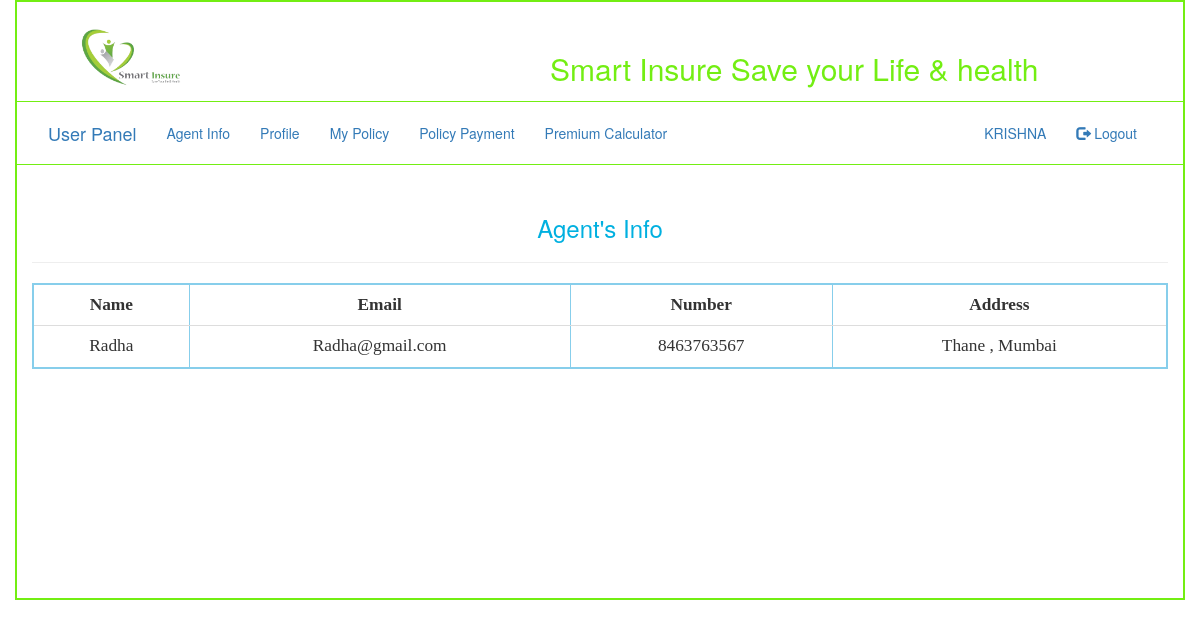
Screenshot of /user_profile/user_agent.php (signed in) with the database file from the repository.
### tables this page shows
CREATE TABLE `registration` (
  `id` int(11) NOT NULL,
  `name` varchar(50) NOT NULL,
  `email` varchar(50) NOT NULL,
  `password` varchar(30) NOT NULL,
  `num` varchar(12) NOT NULL,
  `userType` varchar(30) NOT NULL,
  `manager_name` varchar(50) NOT NULL,
  `agent_name` varchar(30) NOT NULL,
  `address` varchar(60) NOT NULL
);

### user_profile/user_agent.php (the view, shortened to what this page needs)
<?php
include "db.php";
?>
<!DOCTYPE html>
<html>
<head>
<link type="text/css" rel="stylesheet" href="../css/bootstrap.css"/>
</head>
<body>
<div class="container" style="border: 2px solid #73EE13; min-height: 600px">
	<div class="row" style="border-bottom: 1px solid #73EE13">
		<div class="col-sm-4"><a href="../index.php">
			<img src="../images/logo.png" class="img-responsive" height="150px" width="200px"></a>
		</div>
		<div class="col-sm-8" style="  margin-top: 30px; text-align: center ">
			<h2> <font color="#73EE13"> Smart Insure Save your Life & health </font>  </h2>
		</div>
	</div>
	<div class="row" style="border-bottom: 1px solid #73EE13">
		<div class="col-sm-12" style="margin-bottom: -15px; margin-top: 5px; ">
			<nav class="navbar navbar-fluid">
  <div class="container-fluid">
    <div class="navbar-header">
      <a class="navbar-brand" href="user_profile.php">User Panel</a>
    </div>
    <div class="collapse navbar-collapse" id="myNavbar">
      <ul class="nav navbar-nav">
        <li><a href="user_agent.php">Agent Info</a></li>
        <li><a href="profile.php">Profile</a></li>
        <li><a href="my_policy.php">My Policy</a></li>
        <li><a href="policy_payment.php">Policy Payment</a></li>
        <li><a href="../other/calculator.php">Premium Calculator</a></li>
      </ul>
      <ul class="nav navbar-nav navbar-right">
       <?php
	if(isset($_SESSION['name'])){
		?>
	 <li><a href="#"> <?php echo strtoupper($_SESSION['name']); ?></a></li>
      <li><a href="../login/logout.php"><span class="glyphicon glyphicon-log-out"></span> Logout</a></li>
    <?php
}
else{
	echo "<li><a href='login/register.php'><span class='glyphicon glyphicon-user'></span> Sign Up</a></li>";
	echo "      <li><a href='login/login.php'><span class='glyphicon glyphicon-log-in'></span> Login</a></li>";
}
?> </ul>
    </div>
  </div>
</nav>
		</div>
	</div>
<div class="row">
<div class="col-sm-12" style="margin-top: 30px" >
<h3 align="center"><font color="sky blue"> Agent's Info</font></h3><hr>
<div class="table-responsive">
<table class="table table-hover " border="2px solid green" cellspacing="0px" cellpadding="10px" align="center" style="border: 2px solid skyblue; font-family: comic; font-size: 13pt; ">
<tr>
<th> <center> Name </center> </th>
<th> <center>Email </center> </th>
<th> <center>Number </th>
<th> <center>Address </th>
</tr>
<?php
$namee = $_SESSION['name'];
$qwery = "SELECT * from registration where name='$namee'";
$run = mysqli_query($con, $qwery);
while ($row = mysqli_fetch_array($run, MYSQLI_BOTH)) {
$Agent= $row['agent_name'];
}
$qwery = "SELECT * from registration where name='$Agent'";
$run = mysqli_query($con, $qwery);
while ($row = mysqli_fetch_array($run, MYSQLI_BOTH)) {
$name=$row['name'];
$email=$row['email'];
$number=$row['num'];
$address=$row['address'];
echo "<tr>
      <td><center> $name </center></td>
      <td><center> $email </center></td>
      <td><center> $number </center></td>
      <td><center> $address </center></td> ";
}
?>
</div>
</div>
</div>
</div>
</body>
</html>

### rows the page displays
registration: name "Radha", email "Radha@gmail.com", num "8463763567", address "Thane , Mumbai"

### other values shown
$_SESSION['name'] "KRISHNA"
